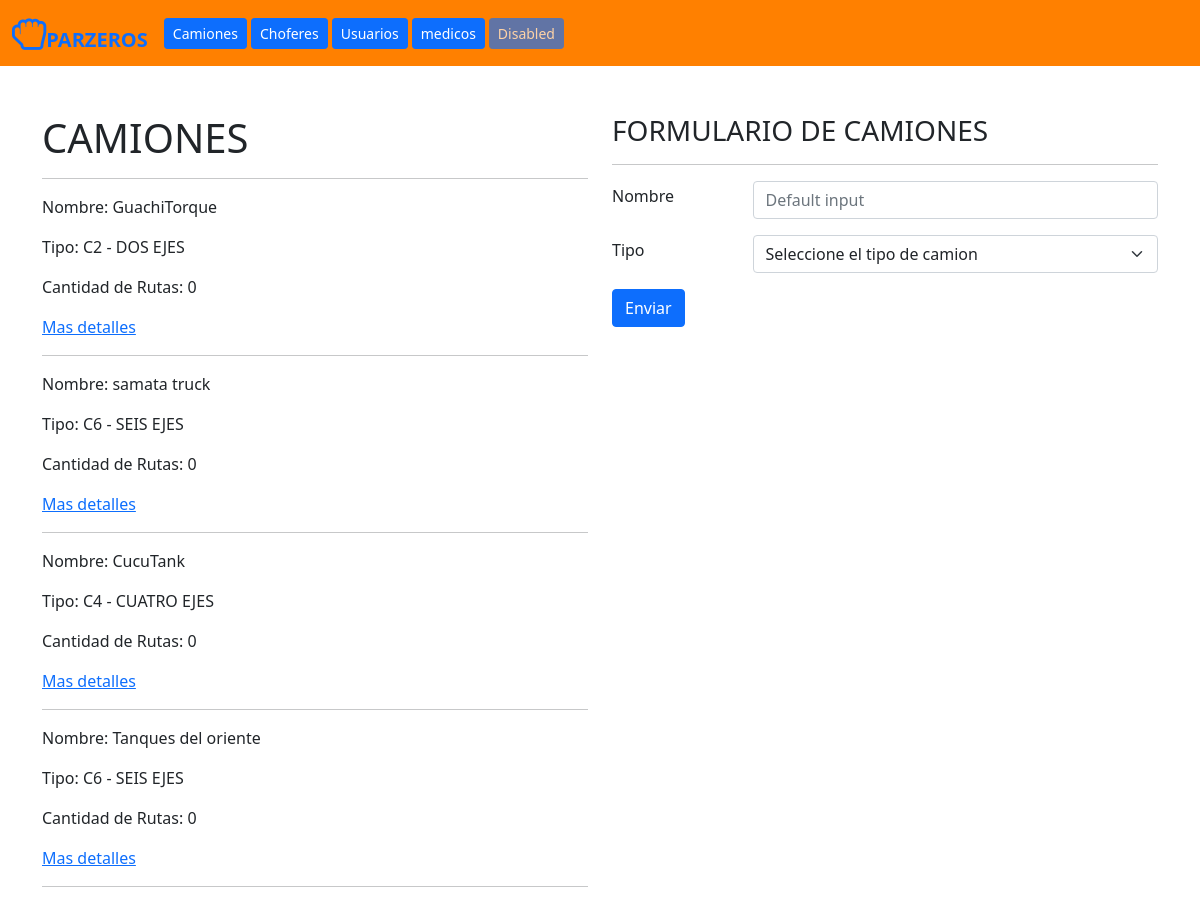
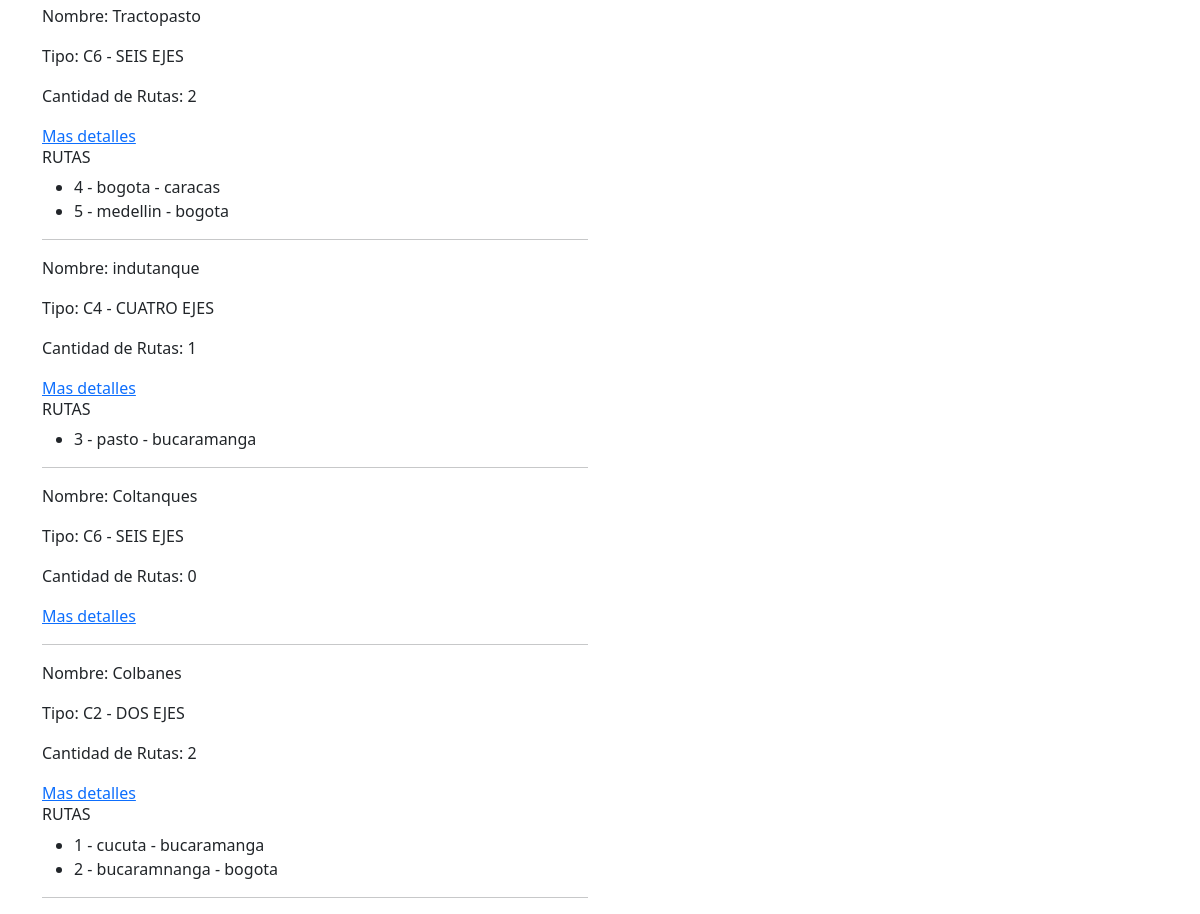
The page /camiones/ on the database its author committed (2 pictures, top to bottom).
### app/models.py (models this page shows)
class Camion(models.Model):
    SIZE_CHICO = 'C2'
    SIZE_MEDIANO = 'C4'
    SIZE_GRANDE = 'C6'
    TIPO_CAMION = (
        (SIZE_CHICO, 'DOS EJES'),
        (SIZE_MEDIANO, 'CUATRO EJES'),
        (SIZE_GRANDE, 'SEIS EJES'),
    )
    nombre = models.CharField(max_length=50)
    tipo = models.CharField(max_length=2, choices=TIPO_CAMION, default=SIZE_CHICO)
    created_at = models.DateTimeField(auto_now_add=True)
    updated_at = models.DateTimeField(auto_now=True)

class Ruta(models.Model):
    camion = models.ForeignKey(Camion, related_name="rutas", on_delete=models.CASCADE)
    origen = models.CharField(max_length=100)
    destino = models.CharField(max_length=100)
    created_at = models.DateTimeField(auto_now_add=True)
    updated_at = models.DateTimeField(auto_now=True)
    def __str__(self):
        return f"{self.id} - {self.origen} - {self.destino}"

### app/views.py (the view, shortened to what this page needs)
# urls.py: path('camiones/', views.camiones, name='camiones'),
def camiones(request):
    if request.method == "GET":
        context = {"camiones_info": Camion.objects.all().order_by("-updated_at"),
                "tiposCamiones": Camion.TIPO_CAMION}
        return render (request, "app/camiones.html", context)

### app/templates/app/camiones.html (shortened to what this page needs)
{% extends "app/foundation.html" %}
{% block contenido %}
{% include 'app/menu.html' %}
<div class="container mt-5">
    <div class="row">
        <div class="col-6">
            <h1>CAMIONES</h1>
            <hr>
                {% for camion in camiones_info %}
                    <p>Nombre: {{camion.nombre}}</p>
                    <p>Tipo: {{camion.tipo}} - {{camion.get_tipo_display}}</p>
                    <p>Cantidad de Rutas: {{camion.rutas.count}}</p>
                    <a href="{% url 'camion' id=camion.id %}"> Mas detalles </a>
                    {% if camion.rutas.count > 0 %}
                        <h6> RUTAS </H6>
                        <ul>
                        {% for ruta in camion.rutas.all %}
                            <li> {{ruta}} </li>
                        {% endfor %}
                        </ul>
                    {% endif %}
                    <hr>
                {% endfor %}
        </div>
        <div class="col-6">
            <h3> FORMULARIO DE CAMIONES </H3>
            <hr>
            <form action="" method="post" >
                <div class="row g-3 align-items-center">
                    <div class="col-3">
                        <label for="exampleextarea1" class="form-label">Nombre</label>
                    </div>
                    <div class="col-9">
                        <input class="form-control" type="text" placeholder="Default input" aria-label="default input example" name="nombre">
                    </div>
                    <div class="col-3">
                        <label for="exampleextarea1" class="form-label">Tipo</label>
                    </div>
                    <div class="col-9">
                        <select class="form-select" aria-label="Default select example" name="tipos">
                            <option selected>Seleccione el tipo de camion</option>
                        </select>
                    </div>
                    <div class="col-3">
                        <button type="submit" class="btn btn-primary">Enviar</button>
                    </div>
                </div>
            </form>
        </div>
    </div>
</div>
{% endblock %}

### app/templates/app/foundation.html (shortened to what this page needs)
<!DOCTYPE html>
<html lang="en">
<head>
    <link href="https://cdn.jsdelivr.net/npm/bootstrap@5.1.3/dist/css/bootstrap.min.css" rel="stylesheet">
    <link rel="stylesheet" href="https://cdnjs.cloudflare.com/ajax/libs/toastr.js/latest/toastr.css">
    <link rel="stylesheet" href="https://cdnjs.cloudflare.com/ajax/libs/font-awesome/4.7.0/css/font-awesome.css" />
</head>
<body>
{% block contenido %}{% endblock %}
</body>
</html>

### app/templates/app/menu.html (shortened to what this page needs)
<nav class="navbar navbar-expand-lg" style="background-color: #ff8000;">
    <div class="container-fluid">
        <a class="navbar-brand mb-0 h1 fw-bolder" href="#"><i class="fa fa-hand-rock-o fa-2x" aria-hidden="true"></i>PARZEROS</a>
        <div class="collapse navbar-collapse" id="navbarNavAltMarkup">
            <div class="navbar-nav">
                <a class="btn btn-sm btn-primary me-1" aria-current="page" href="{% url 'camiones' %}">Camiones</a>
                <a class="btn btn-sm btn-primary me-1" href="{% url 'choferes' %}"> Choferes</a>
                <a class="btn btn-sm btn-primary me-1" href="{% url 'core:users' %}">Usuarios</a>
                <a class="btn btn-sm btn-primary me-1" href="{% url 'medico:index' %}">medicos</a>
                <a class="btn btn-sm btn-primary me-1 disabled" href="#" tabindex="-1" aria-disabled="true">Disabled</a>
            </div>
        </div>
    </div>
</nav>

### rows shown on the page
Camion: nombre "GuachiTorque", tipo "C2", tipo "DOS EJES", rutas.count "0"
Camion: nombre "samata truck", tipo "C6", tipo "SEIS EJES", rutas.count "0"
Camion: nombre "CucuTank", tipo "C4", tipo "CUATRO EJES", rutas.count "0"
Camion: nombre "Tanques del oriente", tipo "C6", tipo "SEIS EJES", rutas.count "0"
Camion: nombre "Tractopasto", tipo "C6", tipo "SEIS EJES", rutas.count "2"
Ruta: id+origen+destino "4 - bogota - caracas"
Ruta: id+origen+destino "5 - medellin - bogota"
Camion: nombre "indutanque", tipo "C4", tipo "CUATRO EJES", rutas.count "1"
Ruta: id+origen+destino "3 - pasto - bucaramanga"
Camion: nombre "Coltanques", tipo "C6", tipo "SEIS EJES", rutas.count "0"
Camion: nombre "Colbanes", tipo "C2", tipo "DOS EJES", rutas.count "2"
Ruta: id+origen+destino "1 - cucuta - bucaramanga"
Ruta: id+origen+destino "2 - bucaramnanga - bogota"
